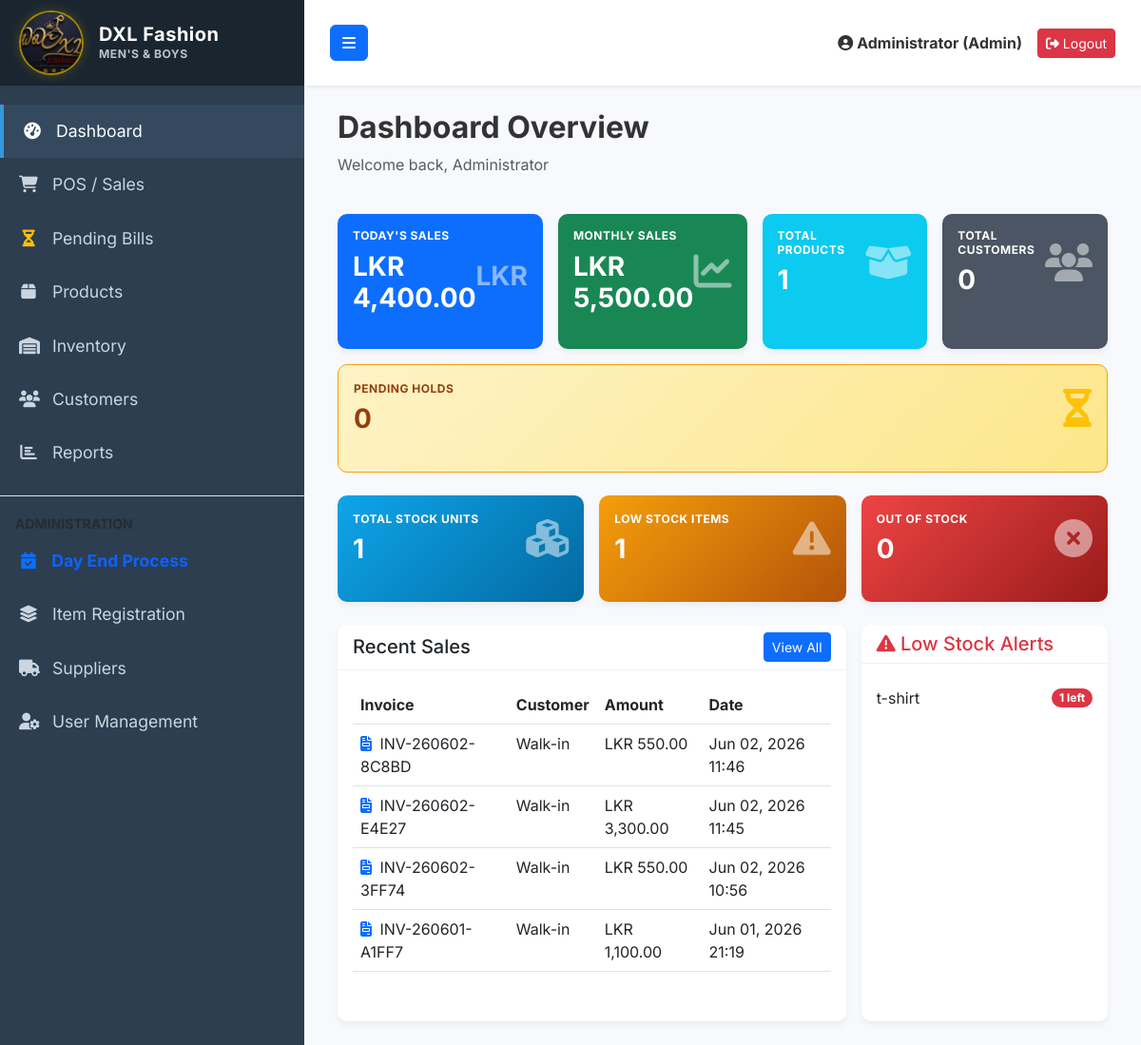
/dashboard.php (signed in), run on the app's committed database.
### tables this page shows
CREATE TABLE `sales` (
  `id` int(11) NOT NULL AUTO_INCREMENT,
  `invoice_no` varchar(50) NOT NULL,
  `customer_id` int(11) DEFAULT NULL,
  `total_amount` decimal(10,2) NOT NULL DEFAULT 0.00,
  `discount` decimal(10,2) DEFAULT 0.00,
  `tax` decimal(10,2) DEFAULT 0.00,
  `payment_method` varchar(50) DEFAULT 'Cash',
  `paid_amount` decimal(10,2) NOT NULL DEFAULT 0.00,
  `balance` decimal(10,2) NOT NULL DEFAULT 0.00,
  `sale_date` datetime NOT NULL DEFAULT current_timestamp(),
  `created_by` int(11) DEFAULT NULL,
  `print_count` int(11) DEFAULT 1,
  `status` varchar(20) NOT NULL DEFAULT 'COMPLETED',
  `cancelled_at` datetime DEFAULT NULL,
  `cancelled_by` int(11) DEFAULT NULL,
  `cancellation_reason` text DEFAULT NULL,
  PRIMARY KEY (`id`),
  UNIQUE KEY `invoice_no` (`invoice_no`),
  KEY `customer_id` (`customer_id`),
  KEY `created_by` (`created_by`),
  CONSTRAINT `fk_sales_cust` FOREIGN KEY (`customer_id`) REFERENCES `customers` (`id`) ON DELETE SET NULL,
  CONSTRAINT `fk_sales_user` FOREIGN KEY (`created_by`) REFERENCES `users` (`id`) ON DELETE SET NULL
);

CREATE TABLE `products` (
  `id` int(11) NOT NULL AUTO_INCREMENT,
  `category_id` int(11) DEFAULT NULL,
  `brand_id` int(11) DEFAULT NULL,
  `product_name` varchar(255) NOT NULL,
  `barcode` varchar(100) DEFAULT NULL,
  `size` varchar(10) DEFAULT NULL,
  `gender` varchar(20) DEFAULT 'Unisex',
  `color` varchar(50) DEFAULT NULL,
  `purchase_price` decimal(10,2) NOT NULL DEFAULT 0.00,
  `selling_price` decimal(10,2) NOT NULL DEFAULT 0.00,
  `discount_percent` int(11) DEFAULT 0,
  `stock_quantity` int(11) NOT NULL DEFAULT 0,
  `is_featured` tinyint(1) DEFAULT 0,
  `reorder_level` int(11) NOT NULL DEFAULT 5,
  `image` varchar(255) DEFAULT 'default.png',
  `created_at` timestamp NOT NULL DEFAULT current_timestamp(),
  PRIMARY KEY (`id`),
  UNIQUE KEY `barcode` (`barcode`),
  KEY `category_id` (`category_id`),
  KEY `brand_id` (`brand_id`),
  CONSTRAINT `fk_prod_brand` FOREIGN KEY (`brand_id`) REFERENCES `brands` (`id`) ON DELETE SET NULL,
  CONSTRAINT `fk_prod_cat` FOREIGN KEY (`category_id`) REFERENCES `categories` (`id`) ON DELETE SET NULL
);

### dashboard.php (the view, shortened to what this page needs)
<?php
require_once 'config/database.php';
require_once 'includes/header.php';
$stmt = $pdo->prepare("SELECT COALESCE(SUM(total_amount), 0) as today_sales FROM sales WHERE DATE(sale_date) = CURDATE() AND status != 'CANCELLED'");
$stmt->execute();
$today_sales = $stmt->fetch()['today_sales'];
$stmt = $pdo->prepare("SELECT COALESCE(SUM(total_amount), 0) as monthly_sales FROM sales WHERE MONTH(sale_date) = MONTH(CURDATE()) AND YEAR(sale_date) = YEAR(CURDATE()) AND status != 'CANCELLED'");
$stmt->execute();
$monthly_sales = $stmt->fetch()['monthly_sales'];
$stmt = $pdo->query("SELECT COUNT(*) as total_products FROM products");
$total_products = $stmt->fetch()['total_products'];
$stmt = $pdo->query("SELECT COALESCE(SUM(stock_quantity), 0) as total_stock_units FROM products");
$total_stock_units = $stmt->fetch()['total_stock_units'];
$stmt = $pdo->query("SELECT COUNT(*) as out_of_stock FROM products WHERE stock_quantity = 0");
$out_of_stock_count = $stmt->fetch()['out_of_stock'];
$stmt = $pdo->query("SELECT COUNT(*) as low_stock_count FROM products WHERE stock_quantity > 0 AND stock_quantity <= reorder_level");
$low_stock_count = $stmt->fetch()['low_stock_count'];
$stmt = $pdo->query("SELECT COUNT(*) as total_customers FROM customers");
$total_customers = $stmt->fetch()['total_customers'];
$stmt = $pdo->query("SELECT COUNT(*) as pending_count FROM pending_sales WHERE status = 'PENDING'");
$pending_count = $stmt->fetch()['pending_count'];
$stmt = $pdo->query("
    SELECT s.id, s.invoice_no, s.total_amount, s.sale_date, c.customer_name
    FROM sales s
    LEFT JOIN customers c ON s.customer_id = c.id
    WHERE s.status != 'CANCELLED'
    ORDER BY s.id DESC LIMIT 5
");
$recent_sales = $stmt->fetchAll();
$stmt = $pdo->query("
    SELECT product_name, stock_quantity, reorder_level
    FROM products
    WHERE stock_quantity <= reorder_level
    ORDER BY stock_quantity ASC LIMIT 5
");
$low_stock = $stmt->fetchAll();
?>
<div class="row mb-4">
    <div class="col-12">
        <h2 class="fw-bold">Dashboard Overview</h2>
        <p class="text-muted">Welcome back, <?= htmlspecialchars($_SESSION['full_name'] ?? 'User') ?></p>
    </div>
</div>
<div class="row g-3 mb-4">
    <div class="col-xl col-md-6 col-sm-6">
        <a href="reports.php" class="text-decoration-none">
            <div class="card bg-primary text-white h-100 dashboard-tile">
                <div class="card-body">
                    <div class="d-flex justify-content-between align-items-center">
                        <div>
                            <h6 class="text-uppercase mb-2" style="font-weight:700; font-size:0.75rem; letter-spacing:0.5px;">Today's Sales</h6>
                            <h3 class="mb-0 fw-bold">LKR <?= number_format($today_sales, 2) ?></h3>
                        </div>
                        <div class="fs-1 opacity-50">
                            <span class="fw-bold fs-3">LKR</span>
                        </div>
                    </div>
                </div>
            </div>
        </a>
    </div>
    <div class="col-xl col-md-6 col-sm-6">
        <a href="reports.php" class="text-decoration-none">
            <div class="card bg-success text-white h-100 dashboard-tile">
                <div class="card-body">
                    <div class="d-flex justify-content-between align-items-center">
                        <div>
                            <h6 class="text-uppercase mb-2" style="font-weight:700; font-size:0.75rem; letter-spacing:0.5px;">Monthly Sales</h6>
                            <h3 class="mb-0 fw-bold">LKR <?= number_format($monthly_sales, 2) ?></h3>
                        </div>
                        <div class="fs-1 opacity-50">
                            <i class="fas fa-chart-line"></i>
                        </div>
                    </div>
                </div>
            </div>
        </a>
    </div>
    <div class="col-xl col-md-6 col-sm-6">
        <a href="products.php" class="text-decoration-none">
            <div class="card bg-info text-white h-100 dashboard-tile">
                <div class="card-body">
                    <div class="d-flex justify-content-between align-items-center">
                        <div>
                            <h6 class="text-uppercase mb-2" style="font-weight:700; font-size:0.75rem; letter-spacing:0.5px;">Total Products</h6>
                            <h3 class="mb-0 fw-bold"><?= number_format($total_products) ?></h3>
                        </div>
                        <div class="fs-1 opacity-50">
                            <i class="fas fa-box-open"></i>
                        </div>
                    </div>
                </div>
            </div>
        </a>
    </div>
    <div class="col-xl col-md-6 col-sm-6">
        <a href="customers.php" class="text-decoration-none">
            <div class="card bg-dark text-white h-100 dashboard-tile" style="background:#4b5563 !important;">
                <div class="card-body">
                    <div class="d-flex justify-content-between align-items-center">
                        <div>
                            <h6 class="text-uppercase mb-2" style="font-weight:700; font-size:0.75rem; letter-spacing:0.5px;">Total Customers</h6>
                            <h3 class="mb-0 fw-bold"><?= number_format($total_customers) ?></h3>
                        </div>
                        <div class="fs-1 opacity-50">
                            <i class="fas fa-users"></i>
                        </div>
                    </div>
                </div>
            </div>
        </a>
    </div>
    <div class="col-xl col-md-6 col-sm-6">
        <a href="pending_bills.php" class="text-decoration-none">
            <div class="card h-100 dashboard-tile <?= $pending_count > 0 ? 'pulse-held-active' : '' ?>" style="background: linear-gradient(135deg, #fef3c7, #fde68a) !important; border: 1px solid #f59e0b !important; color: #92400e !important; box-shadow: <?= $pending_count > 0 ? '0 0 15px rgba(245, 158, 11, 0.4)' : 'none' ?>;">
                <div class="card-body">
                    <div class="d-flex justify-content-between align-items-center">
                        <div>
                            <h6 class="text-uppercase mb-2" style="font-weight:700; font-size:0.75rem; letter-spacing:0.5px;">Pending Holds</h6>
                            <h3 class="mb-0 fw-bold"><?= number_format($pending_count) ?></h3>
                        </div>
                        <div class="fs-1 opacity-70">
                            <i class="fas fa-hourglass-half text-warning animate-pulse"></i>
                        </div>
                    </div>
                </div>
            </div>
        </a>
    </div>
</div>
<div class="row g-3 mb-4">
    <div class="col-xl col-md-4 col-sm-6">
        <a href="inventory.php" class="text-decoration-none">
            <div class="card text-white h-100 dashboard-tile" style="background: linear-gradient(135deg, #0ea5e9, #0369a1) !important;">
                <div class="card-body">
                    <div class="d-flex justify-content-between align-items-center">
                        <div>
                            <h6 class="text-uppercase mb-2" style="font-weight:700; font-size:0.75rem; letter-spacing:0.5px;">Total Stock Units</h6>
                            <h3 class="mb-0 fw-bold"><?= number_format($total_stock_units) ?></h3>
                        </div>
                        <div class="fs-1 opacity-50">
                            <i class="fas fa-cubes"></i>
                        </div>
                    </div>
                </div>
            </div>
        </a>
    </div>
    <div class="col-xl col-md-4 col-sm-6">
        <a href="inventory.php" class="text-decoration-none">
            <div class="card text-white h-100 dashboard-tile" style="background: linear-gradient(135deg, #f59e0b, #b45309) !important;">
                <div class="card-body">
                    <div class="d-flex justify-content-between align-items-center">
                        <div>
                            <h6 class="text-uppercase mb-2" style="font-weight:700; font-size:0.75rem; letter-spacing:0.5px;">Low Stock Items</h6>
                            <h3 class="mb-0 fw-bold"><?= number_format($low_stock_count) ?></h3>
                        </div>
                        <div class="fs-1 opacity-50">
                            <i class="fas fa-exclamation-triangle"></i>
                        </div>
                    </div>
                </div>
            </div>
        </a>
    </div>
    <div class="col-xl col-md-4 col-sm-6">
        <a href="inventory.php" class="text-decoration-none">
            <div class="card text-white h-100 dashboard-tile <?= $out_of_stock_count > 0 ? 'pulse-held-active' : '' ?>" style="background: linear-gradient(135deg, #ef4444, #991b1b) !important; <?= $out_of_stock_count > 0 ? 'box-shadow: 0 0 15px rgba(239,68,68,0.4);' : '' ?>">
                <div class="card-body">
                    <div class="d-flex justify-content-between align-items-center">
                        <div>
                            <h6 class="text-uppercase mb-2" style="font-weight:700; font-size:0.75rem; letter-spacing:0.5px;">Out of Stock</h6>
                            <h3 class="mb-0 fw-bold"><?= number_format($out_of_stock_count) ?></h3>
                        </div>
                        <div class="fs-1 opacity-50">
                            <i class="fas fa-times-circle"></i>
                        </div>
                    </div>
                </div>
            </div>
        </a>
    </div>
</div>
<div class="row g-3">
    <div class="col-md-8">
        <div class="card h-100">
            <div class="card-header d-flex justify-content-between align-items-center">
                <h5 class="mb-0">Recent Sales</h5>
                <a href="reports.php" class="btn btn-sm btn-primary">View All</a>
            </div>
            <div class="card-body">
                <div class="table-responsive">
                    <table class="table table-hover">
                        <thead>
                            <tr>
                                <th>Invoice</th>
                                <th>Customer</th>
                                <th>Amount</th>
                                <th>Date</th>
                            </tr>
                        </thead>
                        <tbody>
                            <?php foreach($recent_sales as $rs): ?>
                            <tr class="sale-row" style="cursor: pointer;" onclick="viewSaleDetail('<?= htmlspecialchars($rs['invoice_no']) ?>')">
                                <td><i class="fas fa-file-invoice text-primary me-1"></i> <?= htmlspecialchars($rs['invoice_no']) ?></td>
                                <td><?= htmlspecialchars($rs['customer_name'] ?? 'Walk-in') ?></td>
                                <td>LKR <?= number_format($rs['total_amount'], 2) ?></td>
                                <td><?= date('M d, Y H:i', strtotime($rs['sale_date'])) ?></td>
                            </tr>
                            <?php endforeach; ?>
                        </tbody>
                    </table>
                </div>
            </div>
        </div>
    </div>
    <div class="col-md-4">
        <div class="card h-100">
            <div class="card-header">
                <h5 class="mb-0 text-danger"><i class="fas fa-exclamation-triangle"></i> Low Stock Alerts</h5>
            </div>
            <div class="card-body">
                <ul class="list-group list-group-flush">
                    <?php foreach($low_stock as $ls): ?>
                    <li class="list-group-item d-flex justify-content-between align-items-center px-0">
                        <?= htmlspecialchars($ls['product_name']) ?>
                        <span class="badge bg-danger rounded-pill"><?= $ls['stock_quantity'] ?> left</span>
                    </li>
                    <?php endforeach; ?>
                </ul>
            </div>
        </div>
    </div>
</div>
<?php require_once 'includes/footer.php'; ?>

### data on the page
sales: invoice_no "INV-260602-8C8BD", customer_name "Walk-in", total_amount "550.00", sale_date "Jun 02, 2026 11:46"
sales: invoice_no "INV-260602-E4E27", customer_name "Walk-in", total_amount "3,300.00", sale_date "Jun 02, 2026 11:45"
sales: invoice_no "INV-260602-3FF74", customer_name "Walk-in", total_amount "550.00", sale_date "Jun 02, 2026 10:56"
sales: invoice_no "INV-260601-A1FF7", customer_name "Walk-in", total_amount "1,100.00", sale_date "Jun 01, 2026 21:19"
products: product_name "t-shirt", stock_quantity "1"

### other printed values
$_SESSION['full_name'] "Administrator"
$_SESSION['role'] "Admin"
$today_sales "4,400.00"
$monthly_sales "5,500.00"
$total_products "1"
$total_customers "0"
$pending_count "0"
$total_stock_units "1"
$low_stock_count "1"
$out_of_stock_count "0"
